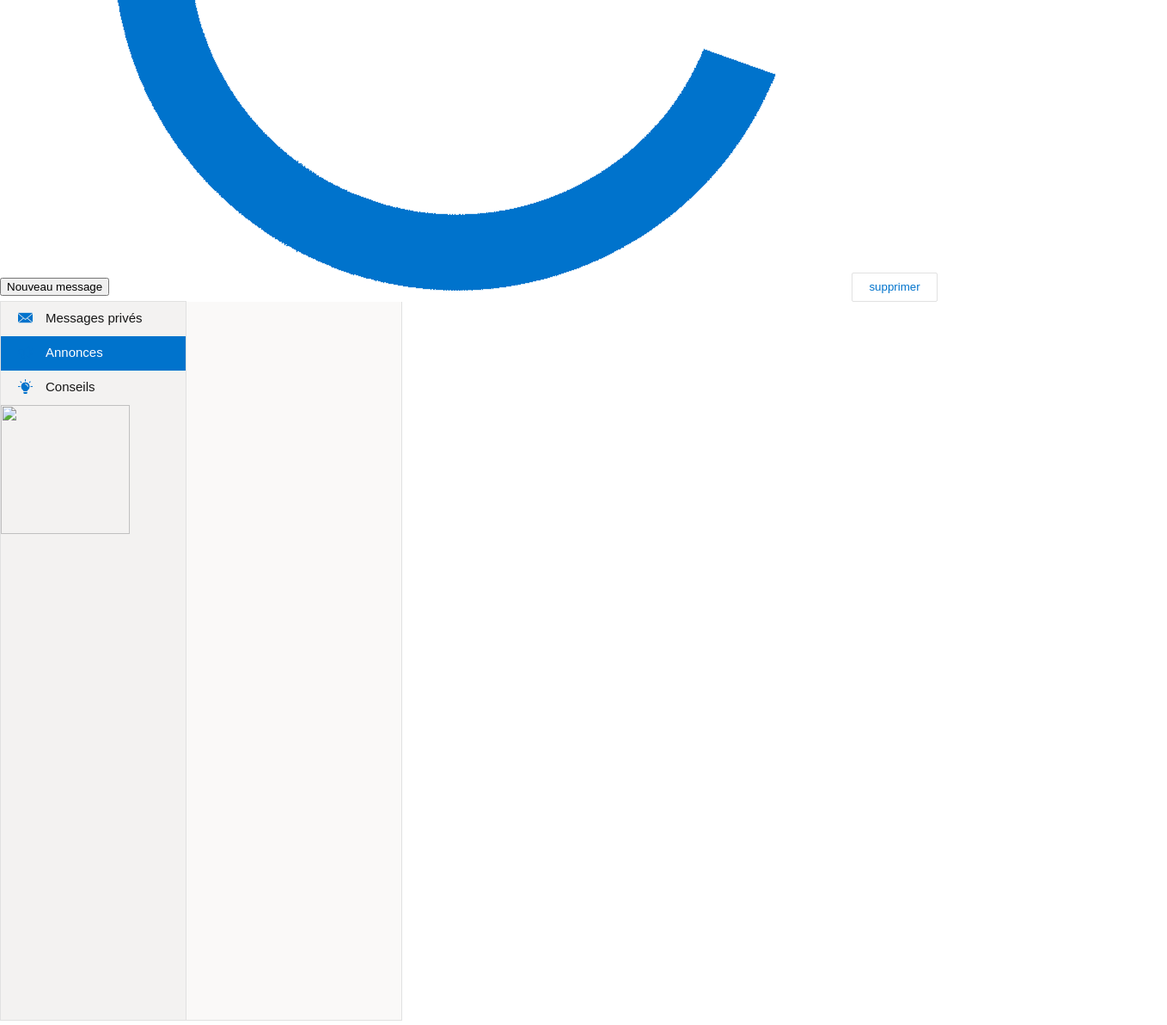
/Serveur/web/force/demandes.php?e=annonce&m=none (lower part), run on an earlier commit of the app's database.
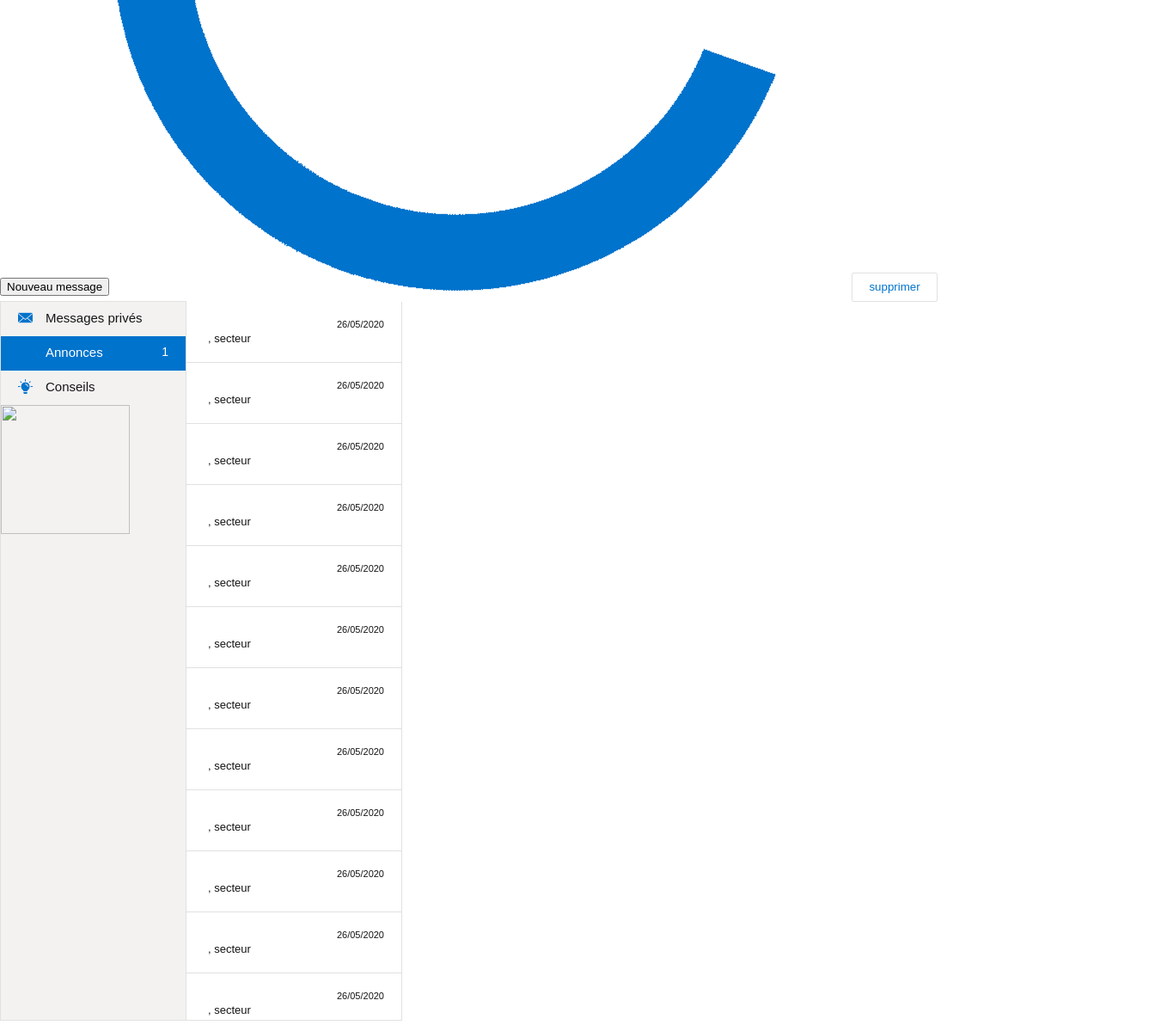
And on a later commit of the database.
### tables this page shows
CREATE TABLE `Annonce` (
  `idAnnonce` int(255) UNSIGNED NOT NULL,
  `created_at` datetime NOT NULL DEFAULT CURRENT_TIMESTAMP,
  `objet` varchar(255) NOT NULL,
  `texte` text NOT NULL,
  `ouvert` tinyint(1) NOT NULL DEFAULT '0',
  `nbDestinataire` int(255) NOT NULL
);

### Serveur/web/script/chargerInfos.php (called while the page is built, shortened)
<?php
if ($_SESSION['chambre'] == 'CCI' OR $_SESSION['chambre'] == 'CA' OR $_SESSION['chambre'] == 'CMA') {
    $categorie = array('EN_COURS', 'VALIDE', 'REFUSE');
    foreach ($categorie as $cat) {
        $_SESSION[$cat] = null;
        $requete = $bdd->prepare('SELECT * FROM Utilisateur WHERE demande = ? AND chambre = ? ORDER BY created_at DESC');
        $requete->execute(array($cat, $_SESSION['chambre']));
        while ($resultat = $requete->fetch()) {
            $_SESSION[$cat][] = $resultat;
        }
    }
} else {
    $categorie = array('ANNONCE', 'CONSEIL',);
    foreach ($categorie as $cat) {
        switch($cat){
            case 'ANNONCE':
                $requete = $bdd->query('SELECT * FROM `Annonce` ORDER BY created_at DESC');
            break;
            case 'CONSEIL':
                $requete = $bdd->query('SELECT * FROM Conseil ORDER BY created_at DESC');
            break;
        }
    }
}
?>

### Serveur/web/chambre/page/listeOngletsChambre.php (the view)
<?php
if (!empty($_SESSION[$onglet])) {
    $nb = 0;
    if (isset($_SESSION[$onglet])) $nb = count($_SESSION[$onglet]);
    for ($i=0; $i < $nb; $i++) {
        $affiche = $_SESSION[$onglet][$i];
        $msgOuvert = $_SESSION[$onglet][$i]['ouvert'];
        $dateSQL = substr($affiche['created_at'], 0, 10);
        $reverseDate = implode('/',array_reverse  (explode('-',$dateSQL)));
        $date = "<time id='date-reception'>".$reverseDate."</time>";
        $nomPrenom = $affiche['nomUtilisateur'].' '.$affiche['prenomUtilisateur'];
        $onglet_affiche = $date.'<h9>'.trunc($nomPrenom, 17).'</h9>'.'<td>'.'<br/>'.trunc($affiche['nomSociete'],19).', '.'secteur '.$affiche['secteur'];
        $onglet_affiche_clique = $date.'<h10>'.trunc($nomPrenom, 17).'</h10>'.'<td>'.'<br/>'.trunc($affiche['nomSociete'],19).', '.'secteur '.$affiche['secteur'];
        if ($_GET['m'] != 'none') {
            switch ($_GET['e']) {
                case 'attente':
                    attenteNonLu($_GET['m']);
                break;
                case 'accepte':
                    valideNonLu($_GET['m']);
                break;
                case 'refuse':
                    refuseNonLu($_GET['m']);
                break;
            }
            if ($msgOuvert == 0) {
                if ($i == $_GET['m']) {
                    echo " <div class='onglet-msg-selected' onclick=window.location.href='demandes.php?e=".$lien."&m="
                    .$i."'".">$onglet_affiche_clique</div> ";
                } else {
                    echo " <div class='onglet-non-lu' onclick=window.location.href='demandes.php?e=".$lien."&m="
                    .$i."'".">$onglet_affiche</div> ";
                }
            } else {
                if ($i == $_GET['m']) {
                    echo " <div class='onglet-msg-selected' onclick=window.location.href='demandes.php?e=".$lien."&m="
                    .$i."'".">$onglet_affiche_clique</div> ";
                } else {
                    echo " <div class='onglet-msg' onclick=window.location.href='demandes.php?e=".$lien."&m="
                    .$i."'".">$onglet_affiche</div> ";
                }
            }
        } else {
            if ($msgOuvert == 0) {
                echo " <div class='onglet-non-lu' onclick=window.location.href='demandes.php?e=".$lien."&m="
                    .$i."'".">$onglet_affiche</div> ";
            } else {
                echo " <div class='onglet-msg' onclick=window.location.href='demandes.php?e=".$lien."&m="
                .$i."'".">$onglet_affiche</div> ";
            }
        }
    }
}
?>

### Serveur/web/force/demandes.php (shortened to what this page needs)
<!DOCTYPE html>
<html>
  <head>
    <link rel="stylesheet" href="../style.css" />
  </head>
  <body>
    <?php switch ($_GET['e']) {
        case 'annonce' :
            include("annonce.php");
        break;
    }
    ?>
  </body>
</html>

### Serveur/web/force/annonce.php (shortened to what this page needs)
<?php include("../script/chargerInfos.php");?>
<div id="barre_actions">
    <input type="button" class="new_msg" value="Nouveau message" onclick=window.location.href='demandes.php?e=new_msg&m=none'>
    <img class="refresh_rapide" src="../images/refresh.png" onclick="window.location.href='demandes.php?e=annonce&m=none'"/>
    <input class="actions" type="button" value="supprimer" onclick="window.location.href='../script/gestionBoutons.php?e=annonce&m=<?php echo $_GET['m'] ?>&b=supprimer'"/>
</div>
<?php include("page/navForce.php"); ?>
<?php include("../script/afficherInfos.php"); ?>

### Serveur/web/force/page/navForce.php (shortened to what this page needs)
<?php
switch ($_GET['e']) {
    case 'annonce':     $onglet_prive = "onglets";
                        $onglet_annonce = "onglet-selected";
                        $onglet_conseil = "onglets";
    break;
}
function nbNewAnnonce() {
    include("../script/connexionBDD.php");
    $reqNewAnnonce = $bdd->query('SELECT idAnnonce FROM Annonce WHERE ouvert = 0');
    $reqNewAnnonce = $reqNewAnnonce->fetchAll();
    if (isset($reqNewAnnonce)) {
        $nbNewAnnonce = count($reqNewAnnonce);
        if ($nbNewAnnonce != 0) {
            echo $nbNewAnnonce;
        } else {
            echo '';
        }
    }
}
?>
<nav id="nav-gauche">
  <div class=<?php echo $onglet_prive; ?> onclick=window.location.href="../force/demandes.php?e=prive&m=none" >
    <img class="img-nav" src="../images/received.png" />Messages privés
  </div>
  <div class=<?php echo $onglet_annonce; ?> onclick=window.location.href="../force/demandes.php?e=annonce&m=none" >
    <img class="img-nav" src="../images/annonce.png" />Annonces<p class="number-msg">
    <?php nbNewAnnonce(); ?></p>
  </div>
  <div class=<?php echo $onglet_conseil; ?> onclick=window.location.href="../force/demandes.php?e=conseil&m=none">
    <img class="img-nav" src="../images/conseil.png" />Conseils
  </div>
  <img src=<?php echo $_SESSION['logoChambre']; ?> class="logo" width="150px" height="150px"/>
</nav>

### Serveur/web/script/afficherInfos.php (shortened to what this page needs)
<?php
switch ($_GET['e']) {
    case 'annonce':
        $onglet = "ANNONCE";
        $lien = 'annonce';
    break;
}
?>
<section id="pan-content">
    <nav id="pan-reception">
      <?php
          if($_SESSION['chambre'] == 'G' OR $_SESSION['chambre'] == 'P'){
              include "../force/page/listeOngletsForce.php";
          }
          else {
              include "../chambre/page/listeOngletsChambre.php";
          }
    ?>
    </nav>
</section>

### Serveur/web/style.css (style rules this page uses)
* { font-family: Arial; }
html, body { min-width: 1348px; min-height: 720px; margin:0; padding:0; background-color: white; }
body { background-color: white; color: #151515; overflow: auto; }
.actions { width: 100px; height: 34px; background-color: white; color: #0073CC; border: 1px solid #E1E1E1; border-radius: 2px 2px 2px; cursor: pointer; margin-left: 50px; }
#nav-gauche { float: left; width: 215px; height: 835px; background-color: #F3F2F1; border: 1px solid #E1E1E1; margin-top: -1px; }
.img-nav { width: 17px; height: 17px; margin-bottom: -3px; margin-left: -35px; margin-right: 15px; }
.onglets, .onglet-selected { font-size: 15px; width: auto; height: 30px; color: #151515; background-color: #F3F2F1; cursor: pointer; padding-left: 55px; padding-top: 10px; }
.onglet-selected { color: white; background-color: #0073CC; }
.number-msg { font-size: 14px; float: right; margin: 0px; padding-right: 20px; }
#pan-content { width: auto; min-width: 857px; min-height: 785px; margin-bottom: 0px; margin-left: 217px; padding-left: 0px; }
#pan-reception { float: left; width: 250px; height: 835px; min-height: 784px; background-color: #FAF9F8; border-bottom: 1px solid #E1E1E1; border-right: 1px solid #E1E1E1; margin-top: 0px; margin-bottom: 0px; overflow: auto; }
.onglet-msg, .onglet-msg-selected, .onglet-non-lu { width: auto; height: 15px; background-color: white; border-bottom: 1px solid #E1E1E1; font-size: 13px; padding: 20px; padding-left: 25px; padding-bottom: 35px; cursor: pointer; }
#date-reception { float: right; font-size: 11px; }

What changed in the data, as far as the page shows it:
added annonce: created_at "26/05/2020"
added annonce: created_at "26/05/2020"
added annonce: created_at "26/05/2020"
added annonce: created_at "26/05/2020"
added annonce: created_at "26/05/2020"
added annonce: created_at "26/05/2020"
added annonce: created_at "26/05/2020"
added annonce: created_at "26/05/2020"
added annonce: created_at "26/05/2020"
added annonce: created_at "26/05/2020"
added annonce: created_at "26/05/2020"
added annonce: created_at "26/05/2020"
Also different on the page:
$nbNewAnnonce: (not shown) → "1"
new list line: ", secteur"
